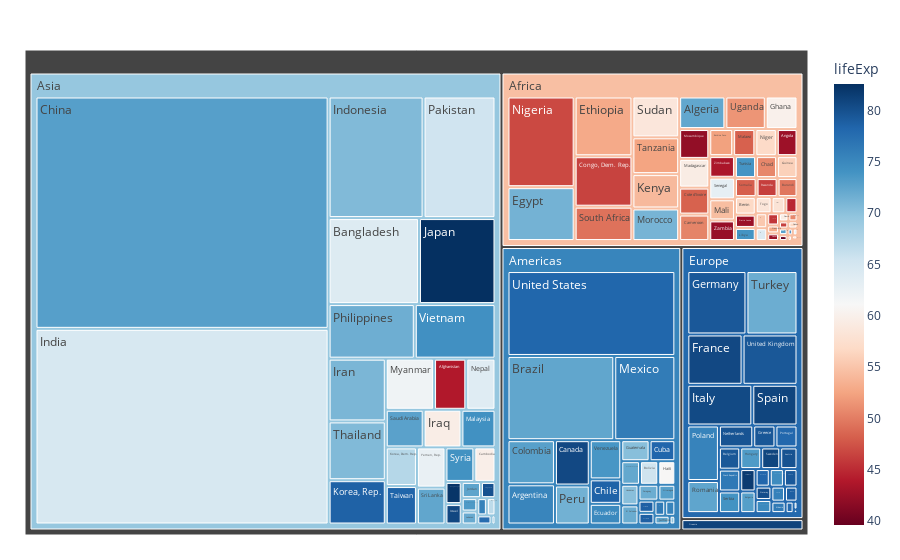

The notebook cell saved with this chart:
### Markdown cell above
## Create a tree map

> Understand what a tree map is in [plotly website](https://plotly.com/python/treemaps/).

### Code cell
fig = px.treemap(df_countries, path=['continent', 'country'], values='pop',
                  color='lifeExp', hover_data=['iso_alpha'],
                  color_continuous_scale='RdBu')
fig.update_layout(margin = dict(t=50, l=25, r=25, b=25))
fig.show()

### Figure 1 — Plotly figure (JSON) as saved in the notebook; plotly's stock layout.template omitted (floating-point values rounded to 4 significant figures; data arrays with more than 128 entries replaced by an {"elided": "..."} marker saying what was removed)
{"data": [{"branchvalues": "total", "customdata": {"elided": "147x2 mixed values"}, "domain": {"x": [0, 1], "y": [0, 1]}, "hovertemplate": "labels=%{label}<br>pop=%{value}<br>parent=%{parent}<br>id=%{id}<br>iso_alpha=%{customdata[0]}<br>lifeExp=%{color}<extra></extra>", "ids": {"elided": "147 str values"}, "labels": {"elided": "147 str values"}, "marker": {"coloraxis": "coloraxis", "colors": {"elided": "147 float values"}}, "name": "", "parents": {"elided": "147 str values"}, "type": "treemap", "values": {"elided": "147 int values"}}], "layout": {"autosize": true, "coloraxis": {"colorbar": {"title": {"text": "lifeExp"}}, "colorscale": [[0, "rgb(103,0,31)"], [0.1, "rgb(178,24,43)"], [0.2, "rgb(214,96,77)"], [0.3, "rgb(244,165,130)"], [0.4, "rgb(253,219,199)"], [0.5, "rgb(247,247,247)"], [0.6, "rgb(209,229,240)"], [0.7, "rgb(146,197,222)"], [0.8, "rgb(67,147,195)"], [0.9, "rgb(33,102,172)"], [1, "rgb(5,48,97)"]]}, "legend": {"tracegroupgap": 0}, "margin": {"b": 25, "l": 25, "r": 25, "t": 50}}}
